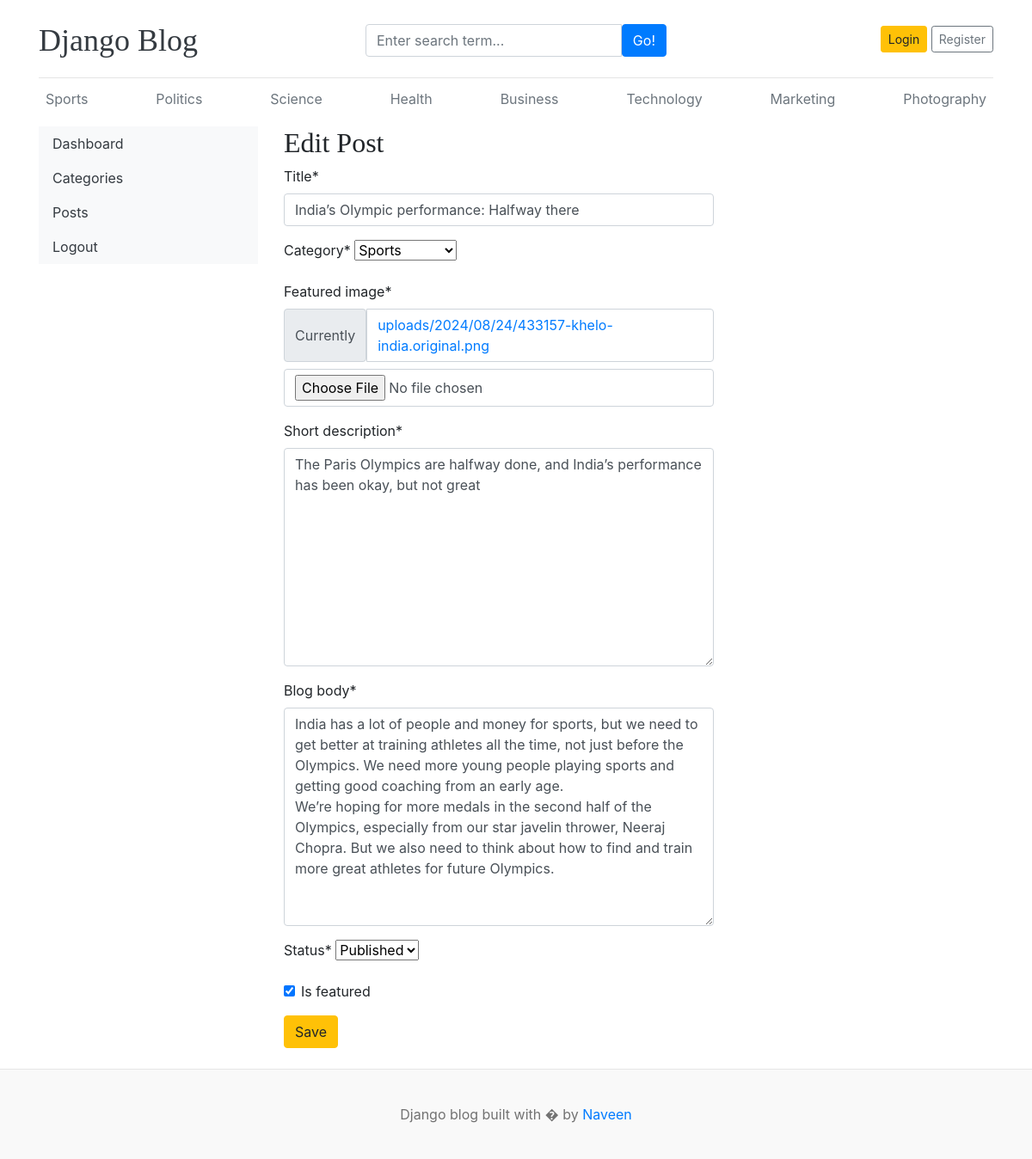
Screenshot of /dashboard/posts/edit/3/ with the database file from the repository.
### blog_mod/models.py (models this page shows, shortened)
class Category(models.Model):
    category_name = models.CharField(max_length=50, unique=True)
    created_at = models.DateTimeField(auto_now_add=True)
    updated_at = models.DateTimeField(auto_now=True)
    class Meta:
        verbose_name_plural = "categories"
    def __str__(self) -> str:
        return self.category_name

class Blog(models.Model):
    title = models.CharField(max_length=100)
    slug = models.SlugField(max_length=150, unique=True, blank=True) # blank=true means it is optional field
    category = models.ForeignKey(Category, on_delete=models.CASCADE)
    author = models.ForeignKey(User, models.CASCADE)
    featured_image = models.ImageField(upload_to="uploads/%Y/%m/%d")
    short_description = models.TextField(max_length=500)
    blog_body = models.TextField(max_length=2000)
    status = models.CharField(max_length=20, choices=STATUS_CHOICES, default="Drafts")
    is_featured = models.BooleanField(default=False)
    created_at = models.DateTimeField(auto_now_add=True)
    updated_at = models.DateTimeField(auto_now=True)

### dashboard/views.py (the view, shortened to what this page needs)
# urls.py: path("posts/edit/<int:id>/", views.edit_post, name="edit_post"),
def edit_post(request, id):
    post = get_object_or_404(Blog, id=id)
    form = BlogPostForm(instance=post)  # Here instance will prepopulate the post details in the form when we click on edit
    context = {"form": form, "post": post}
    return render(request, "dashboard/edit_post.html", context)

### dashboard/forms.py
class BlogPostForm(forms.ModelForm):
    class Meta:
        model = Blog
        fields = (
            "title",
            "category",
            "featured_image",
            "short_description",
            "blog_body",
            "status",
            "is_featured",
        )

### blog_mod/context_processors.py (called while the page is built)
def get_category(request):
    categories = Category.objects.all()
    return dict(categories=categories)

def get_socialLinks(request):
    social_links = SocialLinks.objects.all()
    return dict(social_links=social_links)

### templates/dashboard/edit_post.html (shortened to what this page needs)
{% extends 'base.html' %}
{% block content %}
  {% load crispy_forms_tags %}
  <div class="row">
    {% include 'dashboard/sidebar.html' %}
    <div class="col-md-9">
      <h2>Edit Post</h2>
      <form action="{% url 'edit_post' post.id %}" method="POST" style="width: 500px;">
        {{ form|crispy }}
        <button type="submit" class="btn btn-warning">Save</button>
      </form>
      <br />
    </div>
  </div>
{% endblock %}

### templates/base.html (shortened to what this page needs)
{% load static %}
<!DOCTYPE html>
<html lang="en">
  <head>
    <link href="https://getbootstrap.com/docs/4.0/dist/css/bootstrap.min.css" rel="stylesheet" />
    <link rel="stylesheet" href="https://cdnjs.cloudflare.com/ajax/libs/font-awesome/4.7.0/css/font-awesome.min.css">
    <link href="{% static 'css/blog.css' %}" rel="stylesheet" />
  </head>
  <body>
    <div class="container">
      <header class="blog-header py-3">
        <div class="row flex-nowrap justify-content-between align-items-center">
          <div class="col-4 pt-1">
            <a class="blog-header-logo text-dark" href="/">Django Blog</a>
          </div>
          <div class="col-4 pt-1">
            <form action="{% url 'search' %}" method="GET">
              <div class="input-group">
                <input class="form-control" type="text" name="keyword" placeholder="Enter search term..." aria-label="Enter search term..." aria-describedby="button-search" />
                <button type="submit" class="btn btn-primary" id="button-search" type="button">Go!</button>
              </div>
            </form>
          </div>
          <div class="col-4 d-flex justify-content-end align-items-center">
            {% if not user.is_authenticated %}
              <a class="btn btn-sm btn-warning" href="{% url 'login' %}">Login</a> &nbsp;
              <a class="btn btn-sm btn-outline-secondary" href="{% url 'register' %}">Register</a>
            {% else %}
              <span><a class="btn btn-sm btn-warning" href="{% url 'dashboard' %}">Dashboard</a></span>
              &emsp;
              <span><a class="btn btn-sm btn-warning" href="{% url 'logout' %}">Logout</a></span>
            {% endif %}
          </div>
        </div>
      </header>
      <div class="nav-scroller py-1 mb-2">
        <nav class="nav d-flex justify-content-between">
          {% for cat in categories %}
            <a class="p-2 text-muted" href="{% url 'posts_by_category' cat.id %}">{{ cat.category_name }}</a>
          {% endfor %}
        </nav>
      </div>
      {% block content %}
      {% endblock %}
    </div>
    <footer class="blog-footer">
      <p>
        Django blog built with � by <a href="#">Naveen</a>
      </p>
    </footer>
  </body>
</html>

### static/css/blog.css (style rules this page uses)
.blog-header { border-bottom: 1px solid #e5e5e5; }
.blog-header-logo { font-family: "Playfair Display", Georgia, "Times New Roman", serif; font-size: 2.25rem; }
h1, h2, h3, h4, h5, h6 { font-family: "Playfair Display", Georgia, "Times New Roman", serif; }
.blog-footer { padding: 2.5rem 0; color: #727272; text-align: center; background-color: #f9f9f9; border-top: .05rem solid #e5e5e5; }
.blog-footer p:last-child { margin-bottom: 0; }

### rows the page displays
Category: category_name "Sports"
Category: category_name "Politics"
Category: category_name "Science"
Category: category_name "Health"
Category: category_name "Business"
Category: category_name "Technology"
Category: category_name "Marketing"
Category: category_name "Photography"
Blog: title "India’s Olympic performance: Halfway there", category "Sports", short_description "The Paris Olympics are halfway done, and India’s performance has been okay, but not great", blog_body "India has a lot of people and money for sports, but we need to get better at training athletes all the time, not just before the Olympics. We need more young people playing sports and getting good coaching from an early age. We’re hoping for more medals in the second half of the Olympics, especially from our star javelin thrower, Neeraj Chopra. But we also need to think about how to find and train more great athletes for future Olympics.", status "Published", is_featured "☑"
